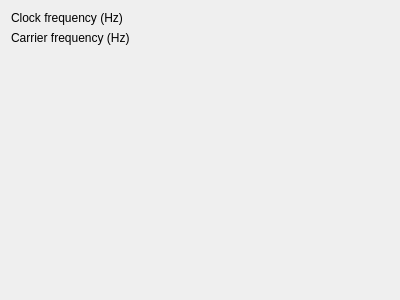
<?xml version="1.0" encoding="UTF-8"?>
<ui version="4.0">
 <class>ModulatorSettingsWidget</class>
 <widget class="SettingsWidget" name="ModulatorSettingsWidget">
  <property name="geometry">
   <rect>
    <x>0</x>
    <y>0</y>
    <width>400</width>
    <height>300</height>
   </rect>
  </property>
  <property name="windowTitle">
   <string>Form</string>
  </property>
  <layout class="QFormLayout" name="formLayout">
   <item row="0" column="0">
    <widget class="QLabel" name="clockFrequencyLabel">
     <property name="text">
      <string>Clock frequency (Hz)</string>
     </property>
    </widget>
   </item>
   <item row="1" column="0">
    <widget class="QLabel" name="carrierFrequencyLabel">
     <property name="text">
      <string>Carrier frequency (Hz)</string>
     </property>
    </widget>
   </item>
   <item row="0" column="1">
    <widget class="QLongSpinBox" name="clock_frequency" native="true"/>
   </item>
   <item row="1" column="1">
    <widget class="QLongSpinBox" name="carrier_frequency" native="true"/>
   </item>
  </layout>
 </widget>
 <customwidgets>
  <customwidget>
   <class>SettingsWidget</class>
   <extends>QWidget</extends>
   <header>settingswidget.h</header>
   <container>1</container>
  </customwidget>
  <customwidget>
   <class>QLongSpinBox</class>
   <extends>QWidget</extends>
   <header>qlongspinbox.h</header>
   <container>1</container>
  </customwidget>
 </customwidgets>
 <resources/>
 <connections/>
</ui>
